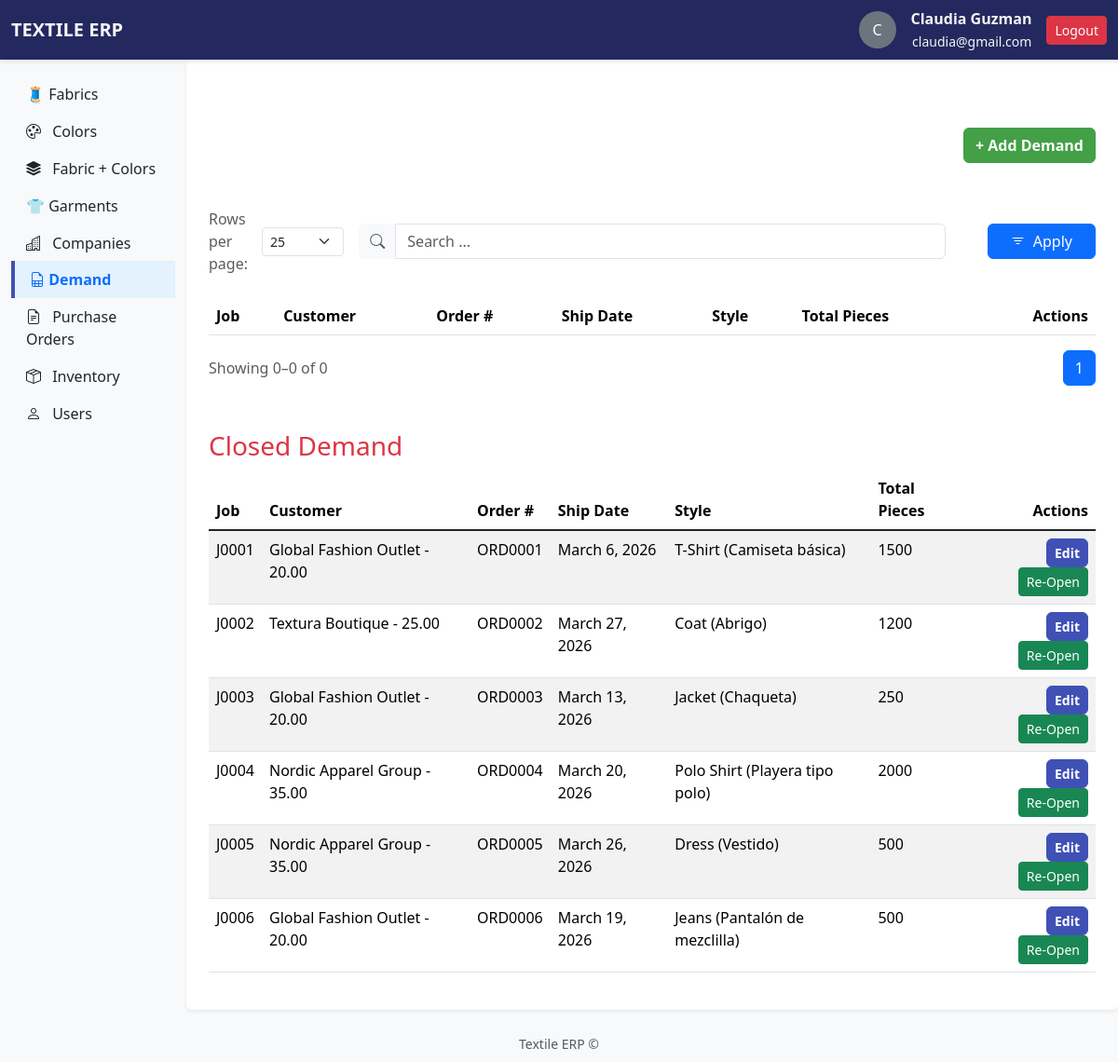
Screenshot of /demand/ (signed in) with the database file from the repository.
### apps/users/models.py (models this page shows, shortened)
class CustomUser(AbstractUser):
    username = None
    email = models.EmailField(unique=True)
    USERNAME_FIELD = "email"   # login is with email
    REQUIRED_FIELDS = []       #
    objects = CustomUserManager()  # use manager

### apps/demand/models.py (models this page shows, shortened)
class Demand(models.Model):
    job = models.CharField(max_length=50, unique=True)
    customer = models.ForeignKey(Customer, on_delete=models.CASCADE)
    order_number = models.CharField(max_length=50, unique=True)
    po_ship_date = models.DateField()
    style = models.ForeignKey(GarmentStyle, on_delete=models.CASCADE)
    total_pieces = models.PositiveIntegerField()
    is_active = models.BooleanField(default=True)

### apps/companies/models.py (models this page shows, shortened)
class Customer(models.Model):
    company = models.OneToOneField(Company, on_delete=models.CASCADE)
    credit_limit = models.DecimalField(max_digits=10, decimal_places=2)
    def __str__(self):
        return f"{self.company.name} - {self.credit_limit}"

class Company(models.Model):
    name = models.CharField(max_length=150, unique=True)
    street = models.CharField(max_length=150)
    city = models.CharField(max_length=100)
    state = models.CharField(max_length=100)
    zipcode = models.CharField(max_length=20)
    country = models.CharField(max_length=100)
    phone = models.CharField(max_length=20, blank=True, null=True)
    email = models.EmailField(blank=True, null=True)
    is_active = models.BooleanField(default=True)

### apps/garments/models.py (models this page shows)
class GarmentStyle(models.Model):
    name = models.CharField(max_length=100, unique=True)
    description = models.TextField(blank=True, null=True)
    fabrics = models.ManyToManyField(FabricColor, through="GarmentStyleFabricColor", blank=True)
    is_active = models.BooleanField(default=True)
    def __str__(self):
        return self.name

### apps/demand/views.py (the view, shortened to what this page needs)
# urls.py: path('', views.demand_list, name='demand_list'),
@never_cache
@login_required
def demand_list(request):
    q = request.GET.get('q')
    DEFAULT_ROWS_PER_PAGE = 25 # default to 25
    rows_per_page = request.GET.get('rowsPerPage', DEFAULT_ROWS_PER_PAGE)
    print(rows_per_page)
    try:
        rows_per_page = int(rows_per_page)
    except ValueError:
        rows_per_page = DEFAULT_ROWS_PER_PAGE
    active_demand = Demand.objects.filter(is_active=True).order_by('id')
    closed_demand = Demand.objects.filter(is_active=False)
    paginator = Paginator(active_demand, rows_per_page)
    page_number = request.GET.get('page')
    page_obj = paginator.get_page(page_number)
    return render(request, 'demand/demand_list.html', {'page_obj': page_obj,
                                                 'rows_per_page': rows_per_page,
                                                 'closed_demand': closed_demand})

### apps/demand/templates/demand/demand_list.html (shortened to what this page needs)
{% extends 'base.html' %}
{% block content %}
<div class="mt-5">
    <div class="d-flex justify-content-between align-items-center mb-3">
        <a href="{% url 'demand:add_demand' %}" class="btn btn-add">+ Add Demand</a>
    </div>
</div>
<div class="mt-5">
    {% include '_search_form.html' %}
</div>
{% include 'demand/_demand_table.html' %}
{% if request.user.is_superuser %}
<h3 class="mt-5 text-danger">Closed Demand</h3>
{% include 'demand/_closed_demand_table.html' %}
{% endif %}
{% endblock %}

### templates/base.html (shortened to what this page needs)
{% load static %}
<!DOCTYPE html>
<html lang="es">
<head>
  <link href="https://cdn.jsdelivr.net/npm/bootstrap@5.3.2/dist/css/bootstrap.min.css" rel="stylesheet">
  <link rel="stylesheet" href="https://cdn.jsdelivr.net/npm/bootstrap-icons@1.11.3/font/bootstrap-icons.css">
  <link rel="stylesheet" href="{% static 'css/base.css' %}">
</head>
<body class="bg-light">
  <nav class="navbar navbar-expand-lg border-bottom shadow-sm">
    <div class="container-fluid">
      <a class="navbar-brand fw-bold" href="{% url 'home:home' %}">TEXTILE ERP</a>
      <div class="d-flex align-items-center ms-auto">
        {% if user.is_authenticated %}
        <div class="d-flex align-items-center gap-3">
          <div class="rounded-circle bg-secondary text-white d-flex justify-content-center align-items-center"
            style="width:40px; height:40px;">
            {{ user.get_full_name|slice:":1"|upper }}
          </div>
          <div class="text-end">
            <strong>{{ user.get_full_name }}</strong><br>
            <small class="">{{ user.email }}</small>
          </div>
          <form method="post" action="{% url 'users:logout_view' %}">
            <button class="btn btn-danger btn-sm">Logout</button>
          </form>
        </div>
        {% endif %}
      </div>
    </div>
  </nav>
  <div class="container-fluid">
    <div class="row">
      <nav class="col-md-2 d-md-block bg-light sidebar vh-100">
        <div class="list-group list-group-flush mt-3">
          <a href="{% url 'fabrics:fabrics_list' %}"
            class="list-group-item list-group-item-action {% if '/fabrics/' in request.path and not '/fabriccolors/' in request.path %}active{% endif %}">
            🧵 Fabrics
          </a>
          <a href="{% url 'colors:colors_list' %}"
            class="list-group-item list-group-item-action {% if '/colors/' in request.path %}active{% endif %}">
            <i class="bi bi-palette me-2"></i> Colors
          </a>
          <a href="{% url 'fabrics:fabriccolors_list' %}"
            class="list-group-item list-group-item-action {% if '/fabriccolors/' in request.path %}active{% endif %}">
            <i class="bi bi-stack me-2"></i> Fabric + Colors
          </a>
          <a href="{% url 'garments:garments_list' %}"
            class="list-group-item list-group-item-action {% if '/garments/' in request.path %}active{% endif %}">
            👕 Garments
          </a>
          <a href="{% url 'companies:companies_list' %}"
            class="list-group-item list-group-item-action {% if '/companies/' in request.path %}active{% endif %}">
            <i class="bi bi-buildings me-2"></i> Companies
          </a>
          <a href="{% url 'demand:demand_list' %}"
            class="list-group-item list-group-item-action {% if '/demand/' in request.path %}active{% endif %}">
            <i class="bi bi-file-earmark-spreadsheet"></i> Demand
          </a>
          <a href="{% url 'pos:pos_list' %}" class="list-group-item list-group-item-action {% if '/pos/' in request.path %}active{% endif %}">
            <i class="bi bi-file-earmark-text me-2"></i> Purchase Orders
          </a>
          <a href="{% url 'inventory:inventory_list' %}" class="list-group-item list-group-item-action {% if '/inventory/' in request.path %}active{% endif %}">
            <i class="bi bi-box-seam me-2"></i> Inventory
          </a>
          {% if request.user.is_superuser %}
          <a href="{% url 'users:users_list' %}"
            class="list-group-item list-group-item-action {% if '/users/' in request.path %}active{% endif %}">
            <i class="bi bi-person me-2"></i> Users
          </a>
          {% endif %}
        </div>
      </nav>
      <main class="col-md-9 ms-sm-auto col-lg-10 px-md-4 py-4 bg-white shadow-sm rounded">
        {% block content %}{% endblock %}
      </main>
    </div>
  </div>
  <footer class="text-center mt-4 mb-2 text-muted">
    <small>Textile ERP &copy; {{ year }}</small>
  </footer>
</body>
</html>

### apps/demand/templates/demand/_closed_demand_table.html
<div class="table-responsive">
  {% if closed_demand %}
  <table class="table table-striped table-hover">
    <thead>
      <tr>
        <th scope="col">Job</th>
        <th scope="col">Customer</th>
        <th scope="col">Order #</th>
        <th scope="col">Ship Date</th>
        <th scope="col">Style</th>
        <th scope="col">Total Pieces</th>
        <th class="text-end">Actions</th>
      </tr>
    </thead>
    <tbody class="table-group-divider">
      {% for demand in closed_demand %}
      <tr>
        <td>{{ demand.job }}</td>
        <td>{{ demand.customer }}</td>
        <td>{{ demand.order_number }}</td>
        <td>{{ demand.po_ship_date }}</td>
        <td>{{ demand.style }}</td>
        <td>{{ demand.total_pieces }}</td>
        <td class="text-end">
          <a href="{% url 'demand:edit_demand' demand.id %}"
              class="btn btn-sm btn-edit">Edit</a>
          <a href="{% url 'demand:activate_demand' demand.id %}"
              class="btn btn-sm btn-success">Re-Open</a>
        </td>
      </tr>
      {% endfor %}
    </tbody>
  </table>
  {% else %}
  <p class="text-muted">No closed demand yet.</p>
  {% endif %}
</div>

### static/css/base.css (style rules this page uses)
.list-group-item { color: #212529; background-color: transparent; border: none; }
.list-group-item.active { background-color: #e3f2fd; color: #0d6efd; font-weight: 600; border-left: 4px solid #3f51b5; }
.btn-add { background-color: #43a047; border-color: #43a047; border-radius: 6px; font-weight: 600; color: #fff; }
.btn-edit { background-color: #3f51b5; border-color: #3f51b5; color: #fff; border-radius: 6px; font-weight: 600; }
.navbar { background-color: #23295f; color:whitesmoke; }
.navbar a, .navbar a:hover, .navbar a:active, .navbar a:focus { color:whitesmoke; }

### rows the page displays
CustomUser: get_full_name "C", get_full_name "Claudia Guzman", email "claudia@gmail.com"
Demand: job "J0001", customer "Global Fashion Outlet - 20.00", order_number "ORD0001", po_ship_date "March 6, 2026", style "T-Shirt (Camiseta básica)", total_pieces "1500"
Demand: job "J0002", customer "Textura Boutique - 25.00", order_number "ORD0002", po_ship_date "March 27, 2026", style "Coat (Abrigo)", total_pieces "1200"
Demand: job "J0003", customer "Global Fashion Outlet - 20.00", order_number "ORD0003", po_ship_date "March 13, 2026", style "Jacket (Chaqueta)", total_pieces "250"
Demand: job "J0004", customer "Nordic Apparel Group - 35.00", order_number "ORD0004", po_ship_date "March 20, 2026", style "Polo Shirt (Playera tipo polo)", total_pieces "2000"
Demand: job "J0005", customer "Nordic Apparel Group - 35.00", order_number "ORD0005", po_ship_date "March 26, 2026", style "Dress (Vestido)", total_pieces "500"
Demand: job "J0006", customer "Global Fashion Outlet - 20.00", order_number "ORD0006", po_ship_date "March 19, 2026", style "Jeans (Pantalón de mezclilla)", total_pieces "500"

### other values shown
{{ page_obj.start_index }} "0"
{{ page_obj.end_index }} "0"
{{ page_obj.paginator.count }} "0"
{{ num }} "1"
